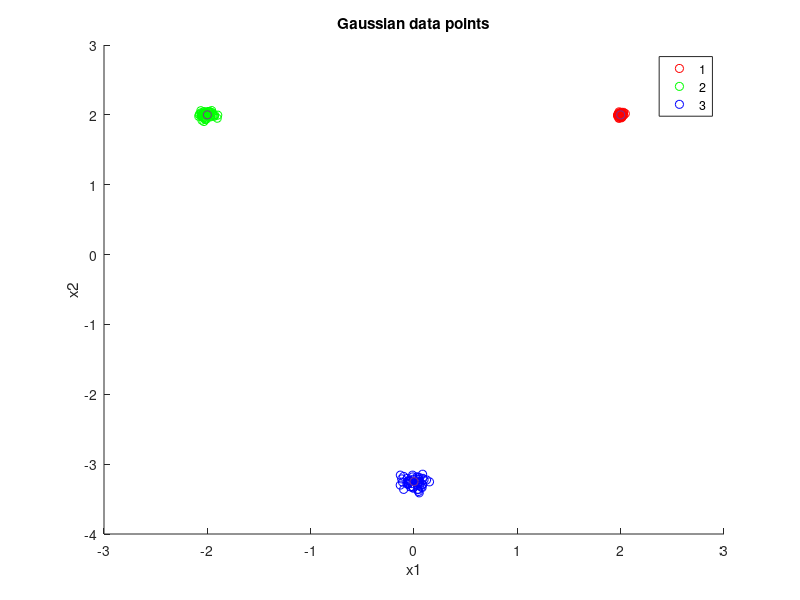

MATLAB code for this plot: (Note: this script raises an error after producing the figure.)
% EC 414 - HW 3 - Spring 2022
% DP-Means starter code

clear, clc, close all,

%% Generate Gaussian data:
% Add code below:
mu1 = [2,2]';
mu2 = [-2,2]';
mu3 = [0, -3.25]';

I2 = [1 0; 0 1];

sigma1 = 0.02 * I2;
sigma2 = 0.05 * I2;
sigma3 = 0.07 * I2;

points = 50;

data1 =  mu1' + randn(points,2)*sigma1;
data2 =  mu2' + randn(points,2)*sigma2;
data3 =  mu3' + randn(points,2)*sigma3;
% data1 = mvnrnd(mu1, sigma1, points);
% data2 = mvnrnd(mu2, sigma2, points);
% data3 = mvnrnd(mu3, sigma3, points);

DATA = [data1 ; data2; data3];

mu = [mu1'; mu2'; mu3'];
figure()
scatter(data1(:,1), data1(:,2), 'r');
hold on
scatter(data2(:,1), data2(:,2), 'g');
scatter(data3(:,1), data3(:,2), 'b');
scatter(mu(:,1),mu(:,2),'black*'); %plot mu values
xlabel('x1')
ylabel('x2')
title('Gaussian data points')
legend('1','2','3');
hold off

%% Generate NBA data:
% Add code below:
NBA = readmatrix("NBA_stats_2018_2019.xlsx");
% HINT: readmatrix might be useful here

%% DP Means method:

% Parameter Initializations
LAMBDA = 20;
convergence_threshold = 1;
num_points = length(DATA);
total_indices = [1:num_points];

%%%%%%%%%%%%%%%%%%%%%%%%%%%%%%%%%%%%%%%%%%%%%%%%%%%%%%%%%%%%%%
%%% DP Means - Initializations for algorithm %%%
% cluster count
K = 1;
prev_K = K;
current_K = K;

% sets of points that make up clusters
L = {};
L = [L [1:num_points]];

% Class indicators/labels
Z = ones(1,num_points);

% means
MU = [];
MU = [MU; mean(DATA,1)];
prev_MU = MU;
current_MU = MU;
%%%%%%%%%%%%%%%%%%%%%%%%%%%%%%%%%%%%%%%%%%%%%%%%%%%%%%%%%%%%%%

% Initializations for algorithm:
converged = 0;
t = 0;
while (converged == 0)
    t = t + 1;
    fprintf('Current iteration: %d...\n',t)
    
    %% Per Data Point:
    for i = 1:num_points
        
        %% CODE 1 - Calculate distance from current point to all currently existing clusters
        % Write code below here:
        dist = euclidean_distance(DATA(i,:),MU);
        ind = find(min(dist) == dist);
        Z(i) = Z(ind(1)); %if 2 points equidistant choose first index
        %% CODE 2 - Look at how the min distance of the cluster distance list compares to LAMBDA
        % Write code below here:
        if(min(dist) > LAMBDA)
            K = K + 1;
            Z(i) = K;
            MU(K,:) = DATA(i,:);
        end        
    end
    
    %% CODE 3 - Form new sets of points (clusters)
    % Write code below here:
    for i = unique(Z)
        L{i} = find(Z == i);
    end
    %% CODE 4 - Recompute means per cluster
    % Write code below here:
    for i = 1:length(L)
        MU(i) = mean(DATA(L{i}));
    end
    prev_MU = current_MU;
    current_MU = MU;
    prev_K = current_K;
    current_K = K;
    %% CODE 5 - Test for convergence: number of clusters doesn't change and means stay the same %%%
    % Write code below here:
    if(isequal(prev_MU, current_MU) && prev_K == current_K)
        converged = 1;
    end
    %% CODE 6 - Plot final clusters after convergence 
    % Write code below here:
    
    if (converged)
        figure()
        hold on
        for i = 1:K
            scatter(DATA(L{i},1),DATA(L{i},2))
        end
        scatter(MU(:,1),MU(:,2),'black*');
        xlabel('x1')
        ylabel('x2')
        legend
        hold off
        %%%%
    end    
end




%% Functions
%returns euclidean distance of a singular point to each point in a matrix
function distance = euclidean_distance(point, points)
    [r,c] = size(points);
    distance = zeros(r,1); %initialize distance vector
    for (i = 1:r) % loop through each point of the matrix of points
        distance(i,1) = sqrt((point(1,1)-points(i,1))^2+(point(1,2)-points(i,2))^2); %distance between two points
    end
end




